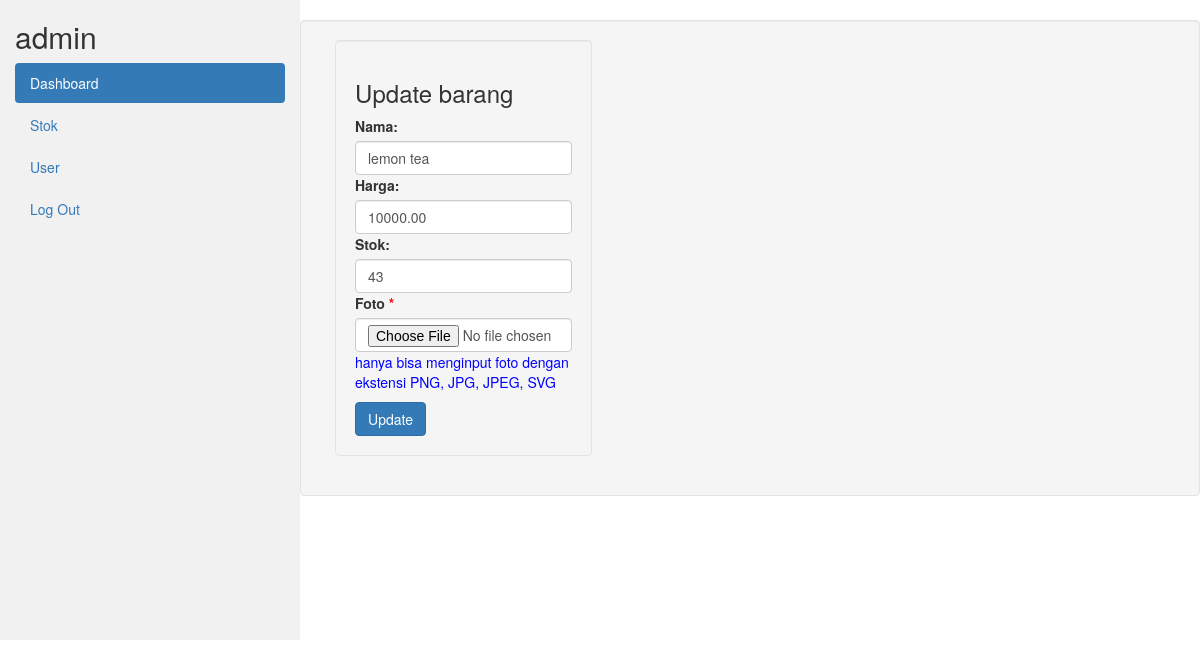
Page /petugas/index.php?page=edit_barang&id_produk=2 (signed in) on the committed database.
### tables this page shows
CREATE TABLE `produk` (
  `id_produk` int(11) NOT NULL,
  `nama_produk` varchar(255) NOT NULL,
  `harga` decimal(10,2) NOT NULL,
  `stok` int(11) NOT NULL,
  `terjual` int(255) NOT NULL,
  `foto` varchar(255) DEFAULT NULL
);

### petugas/edit_barang.php (the view, shortened to what this page needs)
<?php
include_once("../conn/koneksi.php");
$id = $_GET['id_produk'];
$result1 = mysqli_query($koneksi, "SELECT * FROM produk WHERE id_produk=$id");
while ($barang_data = mysqli_fetch_array($result1)) {
    $name = $barang_data['nama_produk'];
    $harga = $barang_data['harga'];
    $stok = $barang_data['stok'];
}
?>
<div class="row well">
    <div class="col-md-4">
        <div class="card well">
            <div class="card-header">
                <h3 class="">Update barang</h3>
            </div>
            <div class="card-body">
                <form action="" method="POST" enctype="multipart/form-data">
                    <div class="mb-3 mt-3">
                        <label for="nama" class="form-label">Nama:</label>
                        <input type="text" class="form-control" id="nama_produk" value="<?php echo $name; ?>" placeholder="Masukkan Nama" name="nama_produk">
                    </div>
                    <div class="mb-3">
                        <label for="harga" class="form-label">Harga:</label>
                        <input type="text" class="form-control" id="harga" value="<?php echo $harga; ?>" placeholder="Masukkan Harga" name="harga">
                    </div>
                    <div class="mb-3">
                        <label for="stok" class="form-label">Stok:</label>
                        <input type="text" class="form-control" id="stok" value="<?php echo $stok; ?>" placeholder="Masukkan Stok" name="stok">
                    </div>
                    <div class="mb-3">
                        <label for="foto" class="form-label">Foto<span style="color: red;"> *</span></label>
                        <input type="file" class="form-control" id="foto" name="foto">
                        <p style="color: blue;">hanya bisa menginput foto dengan ekstensi PNG, JPG, JPEG, SVG</p>
                    </div>
                    <button type="submit" name="update" class="btn btn-primary">Update</button>
                </form>
            </div>
        </div>
    </div>
</div>

### rows in the picture
produk: nama_produk "lemon tea", harga "10000.00", stok "43"

### other values in the picture
$_SESSION['level'] "admin"
